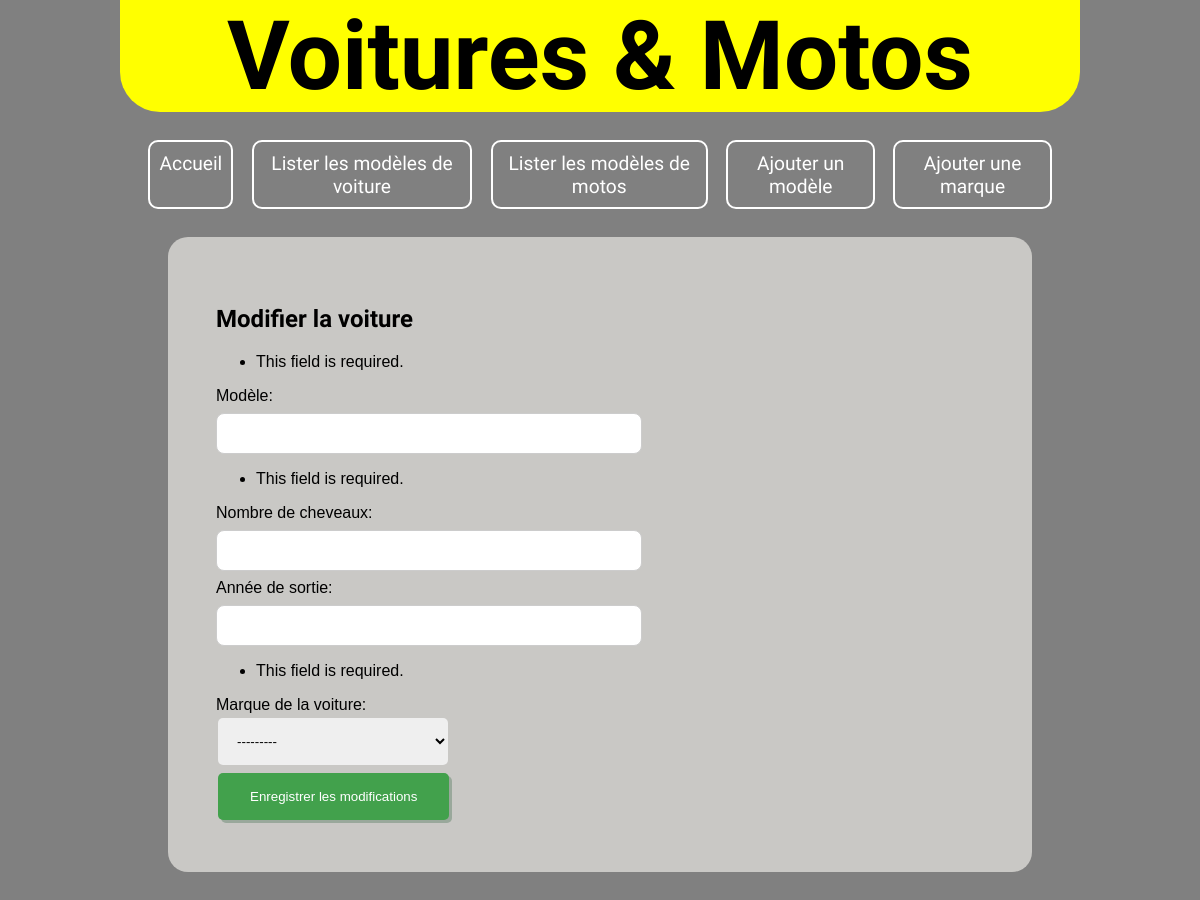
/cars_and_motorcycles/t_car_update/2/, run on an earlier commit of the app's database.
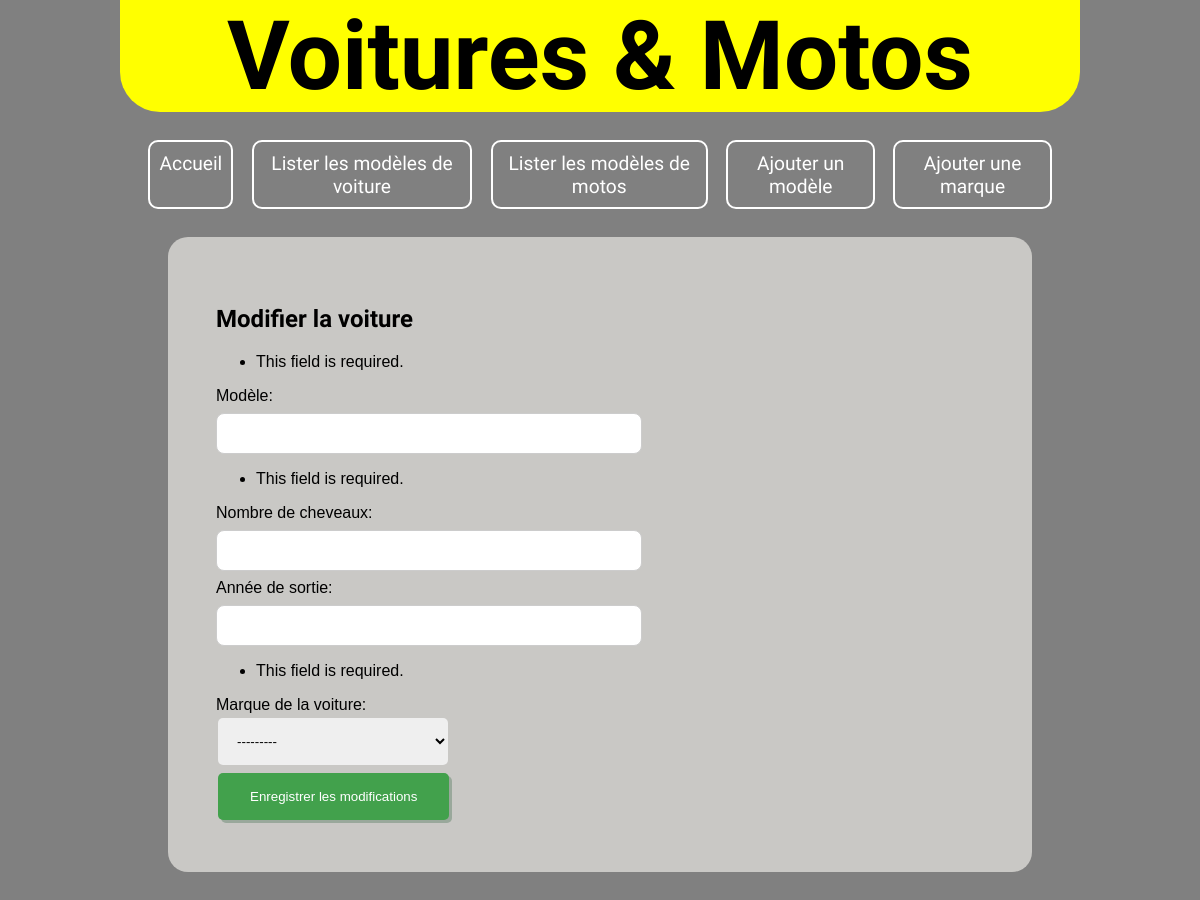
And on a later commit of the database.
### cars_and_motorcycles/models.py (models this page shows, shortened)
class car_marque(models.Model):
    marque = models.CharField(max_length=100, blank=False)
    def __str__(self):
        return f"{self.marque}"

### cars_and_motorcycles/views.py (the view)
# urls.py: path('t_car_update/<int:id>/', views.t_car_update),
def t_car_update(request, id):
    t_form = carForm(request.POST)
    if t_form.is_valid():
        car = t_form.save(commit=False)
        car.id = id
        car.save()
        return HttpResponseRedirect("/cars_and_motorcycles/cars_list/")
    else:
        return render(request, "cars_and_motorcycles/car_update.html/", {"form": t_form, "id": id})

### cars_and_motorcycles/forms.py
class carForm(ModelForm):
    class Meta:
        model = models.car
        fields = ("name", "horses", "release_date", "marque")
        labels = {
            "name": _("Modèle"),
            "horses": _("Nombre de cheveaux"),
            "release_date": _("Année de sortie"),
            "marque": _("Marque de la voiture"),
        }

### cars_and_motorcycles/templates/cars_and_motorcycles/car_update.html (shortened to what this page needs)
{% extends "cars_and_motorcycles/index.html" %}
{% block content %}
<h2>Modifier la voiture</h2>
<form method="post" action="/cars_and_motorcycles/t_car_update/{{id}}/">
    {{ form.as_ul }}
    <input type="submit" value="Enregistrer les modifications"\>
</form>
{% endblock %}

What changed in the data, as far as the page shows it:
added car_marque: marque "---------"
Also different on the page:
form field marque: "---------" → (not shown)
